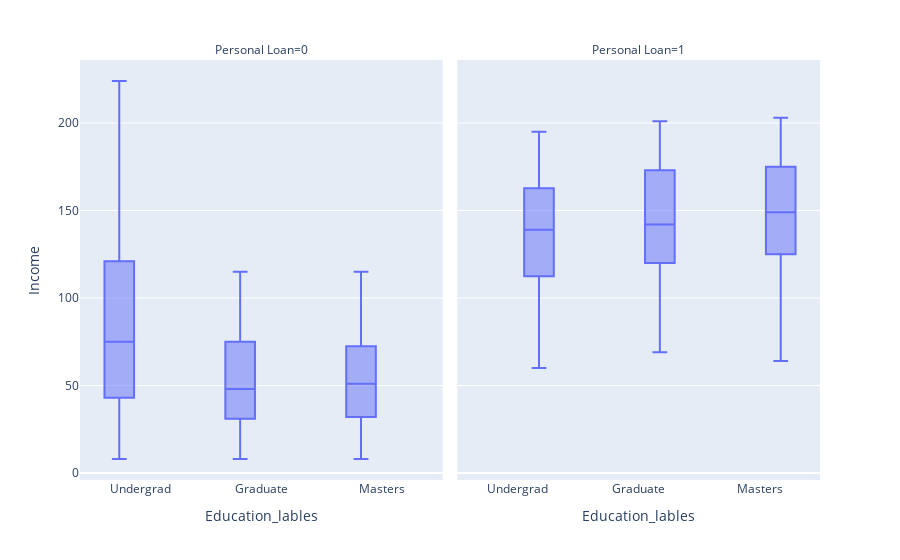

Source (notebook cell):
### Code cell
fig=px.box(df,x='Education_lables',y='Income',facet_col='Personal Loan')
fig.show()

### Figure 1 — Plotly figure (JSON) as saved in the notebook; plotly's stock layout.template omitted (floating-point values rounded to 4 significant figures; data arrays with more than 128 entries replaced by an {"elided": "..."} marker saying what was removed)
{"data": [{"alignmentgroup": "True", "hovertemplate": "Personal Loan=0<br>Education_lables=%{x}<br>Income=%{y}<extra></extra>", "legendgroup": "", "marker": {"color": "#636efa"}, "name": "", "notched": false, "offsetgroup": "", "orientation": "v", "showlegend": false, "type": "box", "x": {"elided": "4468 str values"}, "x0": " ", "xaxis": "x", "y": {"elided": "4468 int values"}, "y0": " ", "yaxis": "y"}, {"alignmentgroup": "True", "hovertemplate": "Personal Loan=1<br>Education_lables=%{x}<br>Income=%{y}<extra></extra>", "legendgroup": "", "marker": {"color": "#636efa"}, "name": "", "notched": false, "offsetgroup": "", "orientation": "v", "showlegend": false, "type": "box", "x": {"elided": "480 str values"}, "x0": " ", "xaxis": "x2", "y": {"elided": "480 int values"}, "y0": " ", "yaxis": "y2"}], "layout": {"annotations": [{"font": {}, "showarrow": false, "text": "Personal Loan=0", "x": 0.245, "xanchor": "center", "xref": "paper", "y": 1, "yanchor": "bottom", "yref": "paper"}, {"font": {}, "showarrow": false, "text": "Personal Loan=1", "x": 0.755, "xanchor": "center", "xref": "paper", "y": 1, "yanchor": "bottom", "yref": "paper"}], "boxmode": "group", "legend": {"tracegroupgap": 0}, "margin": {"t": 60}, "xaxis": {"anchor": "y", "domain": [0, 0.49], "title": {"text": "Education_lables"}}, "xaxis2": {"anchor": "y2", "domain": [0.51, 1], "matches": "x", "title": {"text": "Education_lables"}}, "yaxis": {"anchor": "x", "domain": [0, 1], "title": {"text": "Income"}}, "yaxis2": {"anchor": "x2", "domain": [0, 1], "matches": "y", "showticklabels": false}}}
